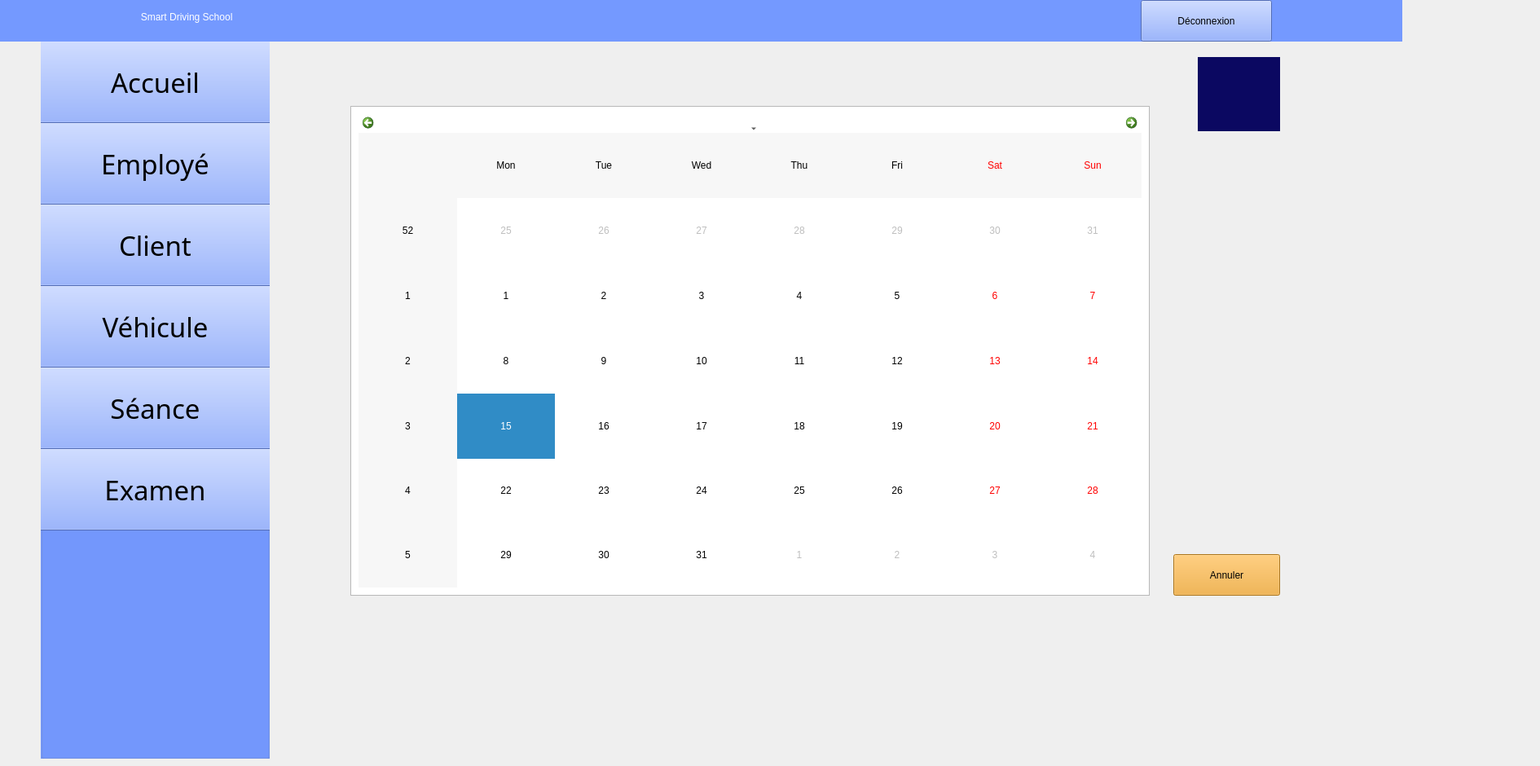
    <widget class="QWidget" name="w_calendar">
     <widget class="QTableWidget" name="tableWidget">
      <property name="geometry">
       <rect>
        <x>430</x>
        <y>130</y>
        <width>981</width>
        <height>601</height>
       </rect>
      </property>
      <property name="styleSheet">
       <string notr="true"/>
      </property>
     </widget>
     <widget class="QCalendarWidget" name="calendarSeances">
      <property name="geometry">
       <rect>
        <x>440</x>
        <y>140</y>
        <width>961</width>
        <height>581</height>
       </rect>
      </property>
      <property name="styleSheet">
       <string notr="true">background-color: rgb(255, 255, 255);</string>
      </property>
     </widget>
     <widget class="QPushButton" name="annulercal">
      <property name="geometry">
       <rect>
        <x>1440</x>
        <y>680</y>
        <width>131</width>
        <height>51</height>
       </rect>
      </property>
      <property name="styleSheet">
       <string notr="true">font: 16pt &quot;Palatino Linotype&quot;;
background-color: rgb(241, 165, 40);
</string>
      </property>
      <property name="text">
       <string>Annuler</string>
      </property>
      <property name="icon">
       <iconset theme="QIcon::ThemeIcon::DocumentRevert"/>
      </property>
     </widget>
     <widget class="QLabel" name="label_703">
      <property name="geometry">
       <rect>
        <x>-160</x>
        <y>-10</y>
        <width>1881</width>
        <height>61</height>
       </rect>
      </property>
      <property name="styleSheet">
       <string notr="true">color: rgb(255, 255, 255);
background-color: rgb(116, 153, 255);
font: 24pt &quot;Segoe UI Symbol&quot;;</string>
      </property>
      <property name="text">
       <string>                                                                                                    Smart Driving School         </string>
      </property>
     </widget>
     <widget class="QGroupBox" name="groupBox_146">
      <property name="geometry">
       <rect>
        <x>50</x>
        <y>30</y>
        <width>281</width>
        <height>901</height>
       </rect>
      </property>
      <property name="styleSheet">
       <string notr="true">background-color: rgb(116, 153, 255);</string>
      </property>
      <property name="title">
       <string/>
      </property>
      <widget class="QPushButton" name="pushButton_11">
       <property name="geometry">
        <rect>
         <x>-20</x>
         <y>20</y>
         <width>321</width>
         <height>101</height>
        </rect>
       </property>
       <property name="font">
        <font>
         <family>Romantic</family>
         <pointsize>25</pointsize>
         <italic>false</italic>
         <bold>false</bold>
        </font>
       </property>
       <property name="styleSheet">
        <string notr="true">background-color: rgb(116, 153, 255);
font: 25pt &quot;Romantic&quot;;</string>
       </property>
       <property name="text">
        <string>Accueil</string>
       </property>
       <property name="icon">
        <iconset theme="QIcon::ThemeIcon::GoHome"/>
       </property>
       <property name="iconSize">
        <size>
         <width>35</width>
         <height>35</height>
        </size>
       </property>
      </widget>
      <widget class="QPushButton" name="pushButton1_5">
       <property name="geometry">
        <rect>
         <x>-20</x>
         <y>120</y>
         <width>321</width>
         <height>101</height>
        </rect>
       </property>
       <property name="font">
        <font>
         <family>Romantic</family>
         <pointsize>25</pointsize>
         <italic>false</italic>
         <bold>false</bold>
        </font>
       </property>
       <property name="styleSheet">
        <string notr="true">background-color: rgb(116, 153, 255);
font: 25pt &quot;Romantic&quot;;</string>
       </property>
       <property name="text">
        <string>Employé</string>
       </property>
       <property name="icon">
        <iconset resource="ressources.qrc">
         <normaloff>:/images/46db9ee3d4b3323457222bb8db7f3b42.png</normaloff>:/images/46db9ee3d4b3323457222bb8db7f3b42.png</iconset>
       </property>
       <property name="iconSize">
        <size>
         <width>45</width>
         <height>45</height>
        </size>
       </property>
      </widget>
      <widget class="QPushButton" name="pushButton2_5">
       <property name="geometry">
        <rect>
         <x>-20</x>
         <y>220</y>
         <width>321</width>
         <height>101</height>
        </rect>
       </property>
       <property name="font">
        <font>
         <family>Romantic</family>
         <pointsize>25</pointsize>
         <italic>false</italic>
         <bold>false</bold>
        </font>
       </property>
       <property name="styleSheet">
        <string notr="true">background-color: rgb(116, 153, 255);
font: 25pt &quot;Romantic&quot;;</string>
       </property>
       <property name="text">
        <string>Client</string>
       </property>
       <property name="icon">
        <iconset resource="ressources.qrc">
         <normaloff>:/images/0527f41904e77feddb97e532fe74d08f.png</normaloff>:/images/0527f41904e77feddb97e532fe74d08f.png</iconset>
       </property>
       <property name="iconSize">
        <size>
         <width>40</width>
         <height>40</height>
        </size>
       </property>
      </widget>
      <widget class="QPushButton" name="pushButton3_5">
       <property name="geometry">
        <rect>
         <x>-20</x>
         <y>320</y>
         <width>321</width>
         <height>101</height>
        </rect>
       </property>
       <property name="font">
        <font>
         <family>Romantic</family>
         <pointsize>25</pointsize>
         <italic>false</italic>
         <bold>false</bold>
        </font>
       </property>
       <property name="styleSheet">
        <string notr="true">background-color: rgb(116, 153, 255);
font: 25pt &quot;Romantic&quot;;</string>
       </property>
       <property name="text">
        <string>Véhicule</string>
       </property>
       <property name="icon">
        <iconset resource="ressources.qrc">
         <normaloff>:/images/cbad98069fae8d5554390bd40b0b561c.png</normaloff>:/images/cbad98069fae8d5554390bd40b0b561c.png</iconset>
       </property>
       <property name="iconSize">
        <size>
         <width>60</width>
         <height>60</height>
        </size>
       </property>
      </widget>
      <widget class="QPushButton" name="pushButton4_5">
       <property name="geometry">
        <rect>
         <x>-20</x>
         <y>420</y>
         <width>321</width>
         <height>101</height>
        </rect>
       </property>
       <property name="font">
        <font>
         <family>Romantic</family>
         <pointsize>25</pointsize>
         <italic>false</italic>
         <bold>false</bold>
        </font>
       </property>
       <property name="styleSheet">
        <string notr="true">background-color: rgb(116, 153, 255);
font: 25pt &quot;Romantic&quot;;</string>
       </property>
       <property name="text">
        <string>Séance</string>
       </property>
       <property name="icon">
        <iconset resource="ressources.qrc">
         <normaloff>:/images/c53651e2209ddb3281ed3a114fae2cfb.png</normaloff>:/images/c53651e2209ddb3281ed3a114fae2cfb.png</iconset>
       </property>
       <property name="iconSize">
        <size>
         <width>50</width>
         <height>50</height>
        </size>
       </property>
      </widget>
      <widget class="QPushButton" name="pushButton5_5">
       <property name="geometry">
        <rect>
         <x>-20</x>
         <y>520</y>
         <width>321</width>
         <height>101</height>
        </rect>
       </property>
       <property name="font">
        <font>
         <family>Romantic</family>
         <pointsize>25</pointsize>
         <italic>false</italic>
         <bold>false</bold>
        </font>
       </property>
       <property name="styleSheet">
        <string notr="true">background-color: rgb(116, 153, 255);
font: 25pt &quot;Romantic&quot;;</string>
       </property>
       <property name="text">
        <string>Examen</string>
       </property>
       <property name="icon">
        <iconset resource="ressources.qrc">
         <normaloff>:/images/7001e00fd5b7f2745c5e91ff547f4763.png</normaloff>:/images/7001e00fd5b7f2745c5e91ff547f4763.png</iconset>
       </property>
       <property name="iconSize">
        <size>
         <width>50</width>
         <height>50</height>
        </size>
       </property>
      </widget>
     </widget>
     <widget class="QLabel" name="label_142">
      <property name="geometry">
       <rect>
        <x>1020</x>
        <y>10</y>
        <width>41</width>
        <height>31</height>
       </rect>
      </property>
      <property name="styleSheet">
       <string notr="true">background-color: rgb(116, 153, 255);</string>
      </property>
      <property name="text">
       <string/>
      </property>
      <property name="pixmap">
       <pixmap resource="ressources.qrc">:/images/image22.png</pixmap>
      </property>
      <property name="scaledContents">
       <bool>true</bool>
      </property>
     </widget>
     <widget class="QLabel" name="label_143">
      <property name="geometry">
       <rect>
        <x>670</x>
        <y>10</y>
        <width>41</width>
        <height>31</height>
       </rect>
      </property>
      <property name="styleSheet">
       <string notr="true">background-color: rgb(116, 153, 255);</string>
      </property>
      <property name="text">
       <string/>
      </property>
      <property name="pixmap">
       <pixmap resource="ressources.qrc">:/images/image22.png</pixmap>
      </property>
      <property name="scaledContents">
       <bool>true</bool>
      </property>
     </widget>
     <widget class="QLabel" name="label_144">
      <property name="geometry">
       <rect>
        <x>1470</x>
        <y>70</y>
        <width>101</width>
        <height>91</height>
       </rect>
      </property>
      <property name="styleSheet">
       <string notr="true">background-color: rgb(11, 8, 97);</string>
      </property>
      <property name="text">
       <string/>
      </property>
      <property name="pixmap">
       <pixmap resource="ressources.qrc">:/images/logoc++++.png</pixmap>
      </property>
      <property name="scaledContents">
       <bool>true</bool>
      </property>
     </widget>
     <widget class="QPushButton" name="pushButton184_2">
      <property name="geometry">
       <rect>
        <x>1400</x>
        <y>0</y>
        <width>161</width>
        <height>51</height>
       </rect>
      </property>
      <property name="styleSheet">
       <string notr="true">font: 700 11pt &quot;Romantic&quot;;
background-color: rgb(116, 153, 255);</string>
      </property>
      <property name="text">
       <string>Déconnexion</string>
      </property>
     </widget>
     <zorder>tableWidget</zorder>
     <zorder>calendarSeances</zorder>
     <zorder>annulercal</zorder>
     <zorder>groupBox_146</zorder>
     <zorder>label_703</zorder>
     <zorder>label_142</zorder>
     <zorder>label_143</zorder>
     <zorder>label_144</zorder>
     <zorder>pushButton184_2</zorder>
    </widget>
